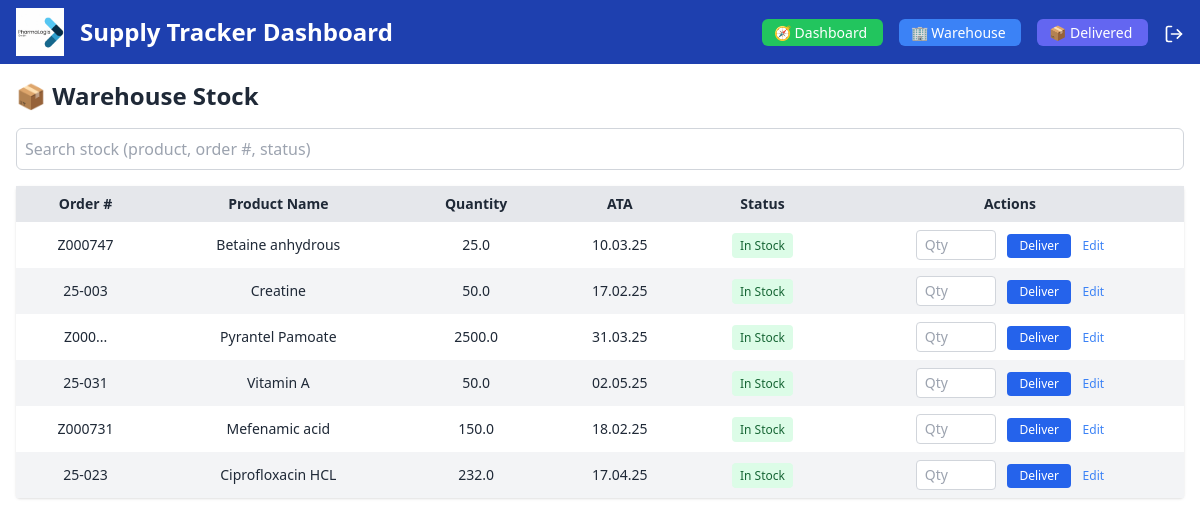
The page /warehouse (signed in) on the database its author committed.
### app/models.py (models this page shows)
class WarehouseStock(db.Model):
    id = db.Column(db.Integer, primary_key=True)
    user_id = db.Column(db.Integer, db.ForeignKey('user.id'), nullable=False)
    order_number = db.Column(db.String(50), nullable=False)
    product_name = db.Column(db.String(100), nullable=False)
    quantity = db.Column(db.Float, nullable=False)
    ata = db.Column(db.String(10), nullable=True)
    transit_status = db.Column(db.String(20), default='In Stock', nullable=False)

### app/routes.py (the view)
@main.route('/warehouse')
@login_required
def warehouse():
    from .models import WarehouseStock
    warehouse_items = WarehouseStock.query.filter_by(user_id=current_user.id).all()
    return render_template('warehouse.html', warehouse_items=warehouse_items)

### app/__init__.py (called while the page is built)
def create_app():
    app = Flask(__name__)
    app.config['SECRET_KEY'] = 'your-secret-key'  # Use env var later
    app.config['SQLALCHEMY_DATABASE_URI'] = 'sqlite:///../instance/supply_tracker.db'
    app.config['SQLALCHEMY_TRACK_MODIFICATIONS'] = False
    init_db(app)
    login_manager.init_app(app)
    Migrate(app, db)
    from .routes import main
    app.register_blueprint(main)
    @login_manager.user_loader
    def load_user(user_id):
        return User.query.get(int(user_id))
    return app

### app/routes.py (called while the page is built)
@main.app_context_processor
def inject_user():
    return dict(current_user=current_user)

### app/templates/warehouse.html (shortened to what this page needs)
<!DOCTYPE html>
<html lang="en">
<head>
    <script src="https://cdn.tailwindcss.com"></script>
    <link href="https://cdn.jsdelivr.net/npm/tailwindcss@2.2.19/dist/tailwind.min.css" rel="stylesheet">
</head>
<body class="bg-white text-gray-800 dark:bg-gray-900 dark:text-gray-100">
    <nav class="bg-blue-800 text-white px-4 py-2 flex justify-between items-center">
        <div class="flex items-center space-x-2 sm:space-x-4">
            <img src="{{ url_for('static', filename='images/logo.jpg') }}" alt="PharmaLogis GmbH Logo" class="h-8 sm:h-12">
            <h1 class="text-base sm:text-2xl font-semibold">Supply Tracker Dashboard</h1>
        </div>
        <div class="space-x-4">
            <a href="{{ url_for('main.dashboard') }}"
            class="bg-green-500 hover:bg-green-600 text-white px-3 py-1 rounded-md text-sm font-medium transition-all duration-200">
            🧭 Dashboard
            </a>
            <a href="{{ url_for('main.warehouse') }}"
            class="bg-blue-500 hover:bg-blue-600 text-white px-3 py-1 rounded-md text-sm font-medium transition-all duration-200 ml-2">
            🏢 Warehouse
            </a>
            <a href="{{ url_for('main.delivered') }}"
            class="bg-indigo-500 hover:bg-indigo-600 text-white px-3 py-1 rounded-md text-sm font-medium transition-all duration-200 ml-2">
            📦 Delivered
            </a>
            <a href="{{ url_for('main.logout') }}" title="Logout" class="text-white hover:text-red-400 ml-4">
            </a>
        </div>
    </nav>
    <div class="p-4">
        <h2 class="text-2xl font-bold mb-4">📦 Warehouse Stock</h2>
        <div class="mb-4">
            <input type="text" id="search-warehouse" placeholder="Search stock (product, order #, status)"
            class="w-full p-2 rounded-md border border-gray-300 focus:outline-none focus:ring-2 focus:ring-blue-400 bg-white dark:bg-gray-800 dark:border-gray-600 dark:text-gray-200">
        </div>
        <table id="warehouse-table" class="min-w-full bg-white dark:bg-gray-800 rounded shadow text-sm">
            <thead>
                <tr class="bg-gray-200 dark:bg-gray-700 text-center">
                    <th class="px-4 py-2">Order #</th>
                    <th class="px-4 py-2">Product Name</th>
                    <th class="px-4 py-2">Quantity</th>
                    <th class="px-4 py-2">ATA</th>
                    <th class="px-4 py-2">Status</th>
                    <th class="px-4 py-2">Actions</th>
                </tr>
            </thead>
            <tbody>
                {% for item in warehouse_items %}
                <tr class="text-center even:bg-gray-100 dark:even:bg-gray-800 hover:bg-blue-50 dark:hover:bg-gray-700">
                    <td class="px-4 py-2">{{ item.order_number }}</td>
                    <td class="px-4 py-2">{{ item.product_name }}</td>
                    <td class="px-4 py-2">{{ item.quantity }}</td>
                    <td class="px-4 py-2">{{ item.ata }}</td>
                    <td class="px-4 py-2">
                        <span class="bg-green-100 text-green-800 text-xs px-2 py-1 rounded">In Stock</span>
                    </td>
                    <td class="px-4 py-2 space-x-2">
                        <form method="POST" action="{{ url_for('main.deliver_partial', item_id=item.id) }}" class="inline space-x-2">
                            <input type="number"
                                name="quantity"
                                min="1" max="{{ item.quantity }}"
                                placeholder="Qty"
                                class="w-20 px-2 py-1 rounded text-sm bg-white text-black dark:bg-gray-800 dark:text-white border border-gray-300 dark:border-gray-600 focus:outline-none focus:ring-2 focus:ring-blue-500"
                                required>
                            <button type="submit" class="bg-blue-600 text-white px-3 py-1 rounded text-xs">Deliver</button>
                        </form>
                        <a href="{{ url_for('main.edit_warehouse', item_id=item.id) }}" class="text-blue-500 hover:underline text-xs">Edit</a>
                    </td>
                </tr>
                {% endfor %}
            </tbody>
        </table>
    </div>
</body>
</html>

### rows shown on the page
WarehouseStock: order_number "Z000747", product_name "Betaine anhydrous", quantity "25.0", ata "10.03.25"
WarehouseStock: order_number "25-003", product_name "Creatine", quantity "50.0", ata "17.02.25"
WarehouseStock: order_number "Z000...", product_name "Pyrantel Pamoate", quantity "2500.0", ata "31.03.25"
WarehouseStock: order_number "25-031", product_name "Vitamin A", quantity "50.0", ata "02.05.25"
WarehouseStock: order_number "Z000731", product_name "Mefenamic acid", quantity "150.0", ata "18.02.25"
WarehouseStock: order_number "25-023", product_name "Ciprofloxacin HCL", quantity "232.0", ata "17.04.25"
